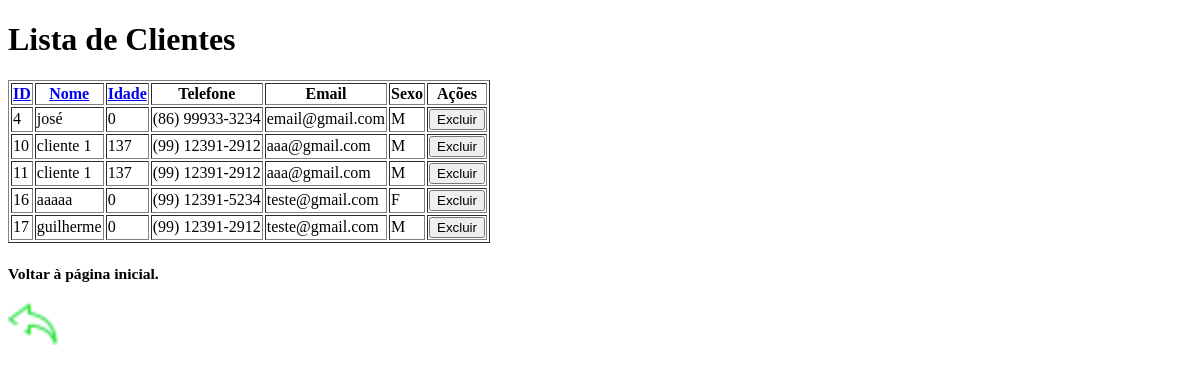
/gerenciar-clientes, run on an earlier commit of the app's database.
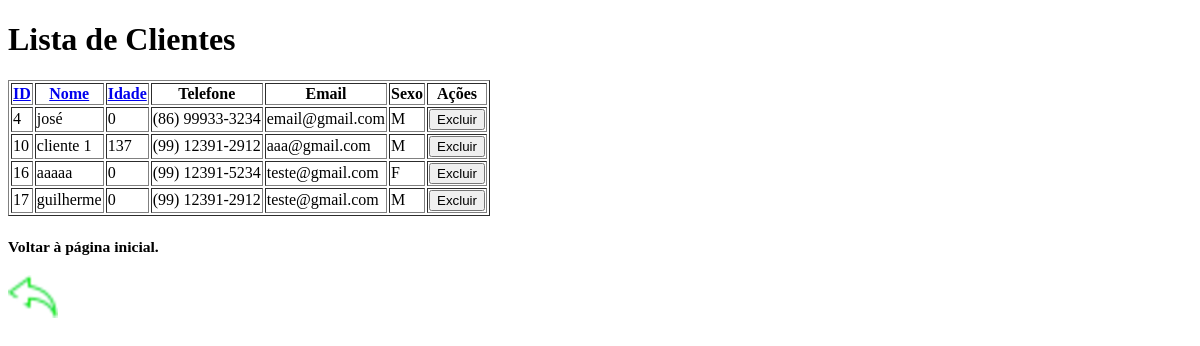
And on a later commit of the database.
### tables this page shows
CREATE TABLE clientes (
                id INTEGER PRIMARY KEY AUTOINCREMENT, 
                nome TEXT NOT NULL, 
                idade INTEGER NOT NULL,
                telefone TEXT,
                email TEXT,
                sexo TEXT CHECK (sexo IN ('M', 'F'))
        );

### app/controllers.py (the view)
    @app.route("/gerenciar-clientes")
    def gerenciar_clientes():
        try:
           campo = request.args.get("campo", "id")
           ordem = request.args.get("ordem", "asc")
           ordem_bool = True if ordem == "asc" else False
           clientes = models.buscar_clientes_ordenado(campo=campo, ordem=ordem_bool)
           return render_template('gerenciar_cliente.html', clientes=clientes, campo=campo, ordem=ordem)
        except Exception as e:
           return f"Erro ao buscar clientes: {str(e)}", 500

### app/models.py (called while the page is built)
def conectar():
    conexao = sqlite3.connect("cadastro_clientes.db")
    return conexao

def buscar_clientes_ordenado(campo='id', busca='', ordem=True):
    conexao = conectar()
    conexao.row_factory = sqlite3.Row
    cursor = conexao.cursor()
    direcao = 'ASC' if ordem else 'DESC'
    campos_validos = ['id', 'nome', 'idade', 'sexo', 'email']
    if campo not in campos_validos:
        campo = 'id'
    query = f"""
        SELECT * FROM clientes
        WHERE nome LIKE ? OR email LIKE ?
        ORDER BY {campo} {direcao}
    """
    cursor.execute(query, (f'%{busca}%', f'%{busca}%'))
    clientes = cursor.fetchall()
    cursor.close()
    conexao.close()
    return clientes

### app/templates/gerenciar_cliente.html (shortened to what this page needs)
<!DOCTYPE html>
<html lang="pt-br">
<head>
</head>
<body>
    <div class="container01">
        <h1>Lista de Clientes</h1>
        <table border="1">
            <thead>
                <tr>
                    <th>
                        <a href="{{ url_for('gerenciar_clientes', campo='id', ordem='desc' if campo == 'id' and ordem == 'asc' else 'asc') }}">
                            ID
                        </a>
                    </th>
                    <th>
                        <a href="{{ url_for('gerenciar_clientes', campo='nome', ordem='desc' if campo == 'nome' and ordem == 'asc' else 'asc') }}">
                            Nome
                        </a>
                    </th>
                    <th>
                        <a href="{{ url_for('gerenciar_clientes', campo='idade', ordem='desc' if campo == 'idade' and ordem == 'asc' else 'asc') }}">
                            Idade
                        </a>
                    </th>
                    <th>Telefone</th>
                    <th>Email</th>
                    <th>Sexo</th>
                    <th>Ações</th>
                </tr>
            </thead>
            <tbody>
                {% for cliente in clientes %}
                <tr>
                    <td>{{ cliente.id }}</td>
                    <td>{{ cliente.nome }}</td>
                    <td>{{ cliente.idade }}</td>
                    <td>{{ cliente.telefone }}</td>
                    <td>{{ cliente.email }}</td>
                    <td>{{ cliente.sexo }}</td>
                    <td>
                        <form action="{{ url_for('deletar_cliente', id=cliente.id) }}" method="post" onsubmit="return confirm('Tem certeza que deseja excluir este cliente?');">
                            <button type="submit">Excluir</button>
                        </form>
                    </td>
                </tr>
                {% endfor %}
            </tbody>
        </table>
        <h3>
            <p><small>Voltar à página inicial.</small></p>
            <p>
                <a href="{{ url_for('pagina_inicial') }}" rel="prev">
                    <img src="{{ url_for('static', filename='imagem/setade voltar.png') }}" alt="Setade voltar">
                </a>
            </p>
        </h3>
    </div>
</body>
</html>

What changed in the data, as far as the page shows it:
removed clientes: id "11", nome "cliente 1", idade "137", telefone "(99) 12391-2912", email "aaa@gmail.com", sexo "M"
